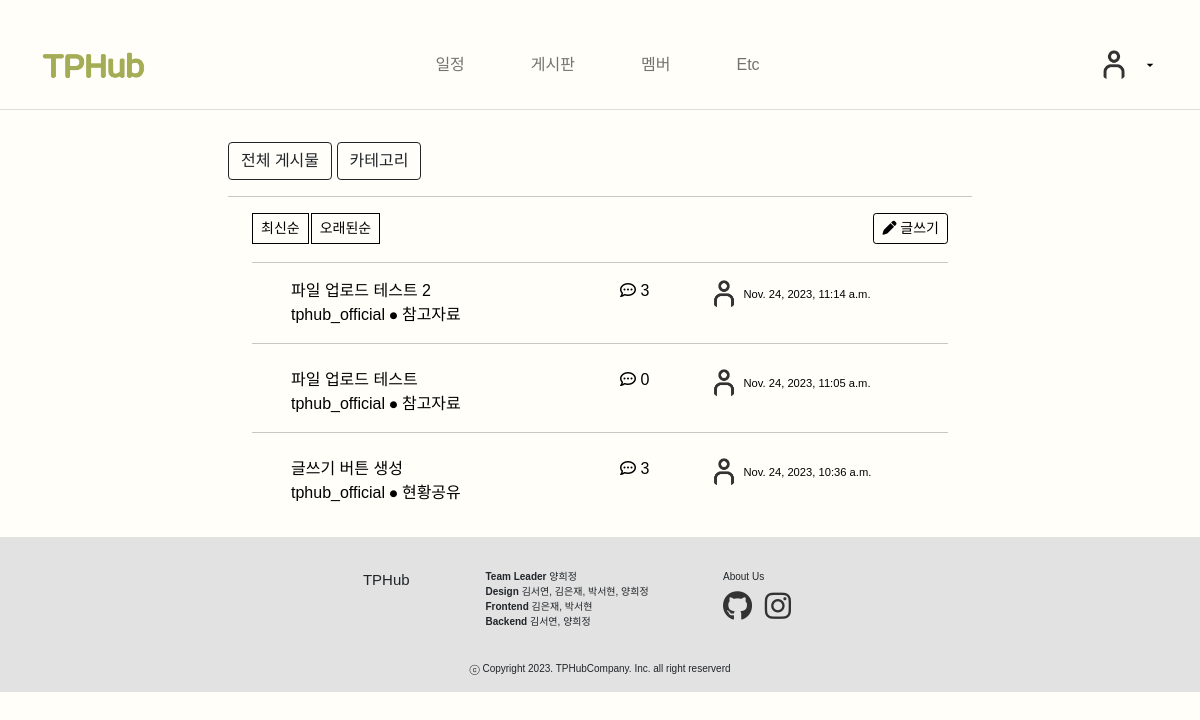
Before: /board/ (signed in) with the older database file.
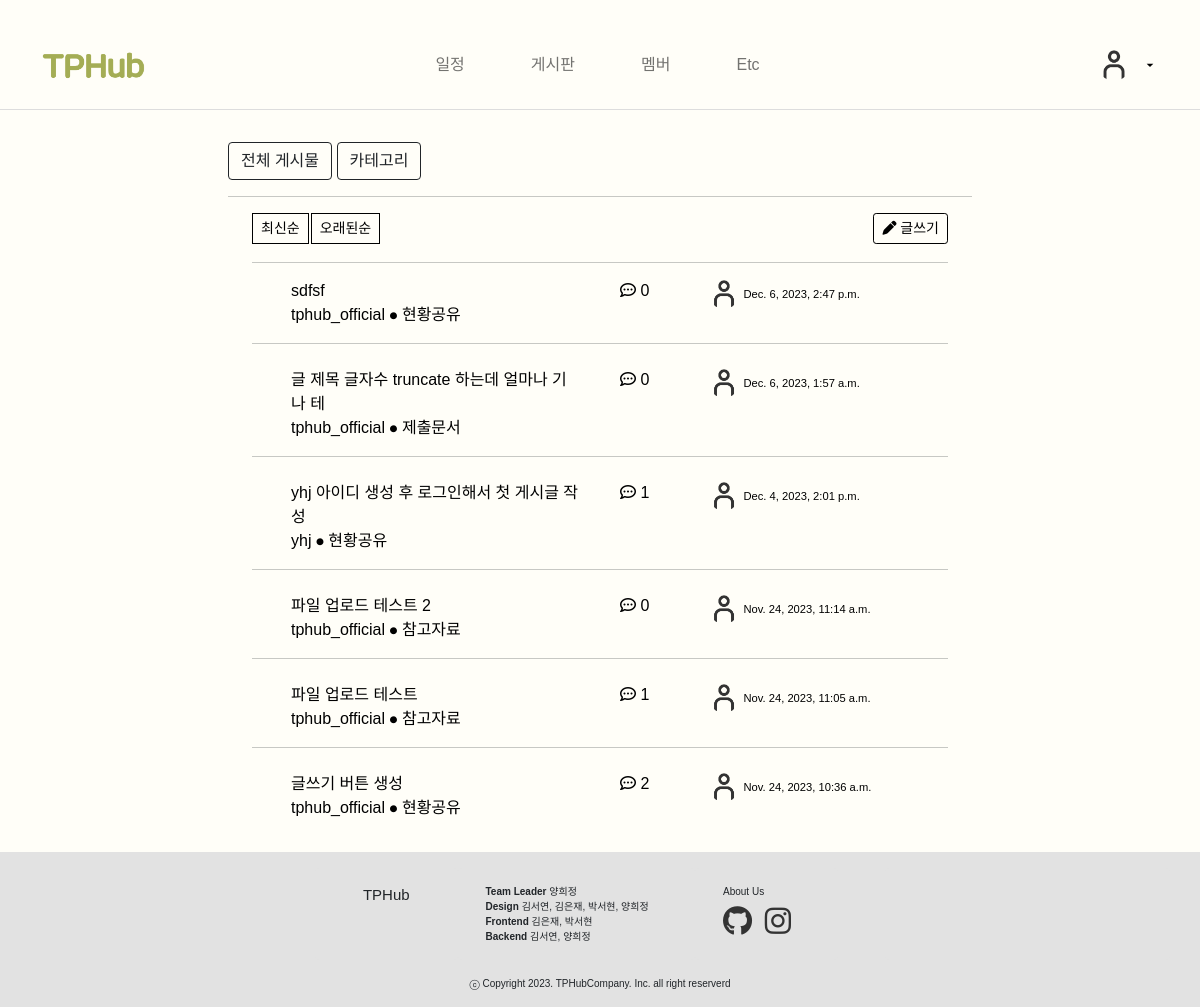
After: the same page with the newer database file.
### board/models.py (models this page shows, shortened)
class Post(models.Model):
    title = models.CharField(max_length=30)
    author = models.ForeignKey(User, null=True, blank=False, on_delete=models.SET_NULL)
    category = models.ForeignKey(Category, null=True, blank=False, on_delete=models.SET_NULL)
    user_profile = models.ForeignKey(UserProfile, null=True, blank=False, on_delete=models.SET_NULL)
    content = models.TextField()
    file_upload = models.FileField(upload_to='blog/files/%Y/%m/%d/', blank=True)
    created_at = models.DateTimeField(auto_now_add=True)
    updated_at = models.DateTimeField(auto_now=True)
    def get_absolute_url(self):
        return f'/board/{self.pk}/'

class Category(models.Model):
    name = models.CharField(max_length=50, unique=True)
    slug = models.SlugField(max_length=200, unique=True, allow_unicode=True)
    hook_text = models.CharField(max_length=100, blank=True)
    head_image = models.ImageField(upload_to='board/category_images/%Y/%m/%d/', blank=False)
    def __str__(self):
        return self.name

### board/views.py (the view)
# urls.py: path('', views.PostList.as_view()),  # navbar의 게시물 탭 (= 전체 게시물)
class PostList(ListView):
    model = Post
    ordering = '-created_at'
    ordering_state = True
    def get_context_data(self, **kwargs):
        context = super(PostList, self).get_context_data()
        context['categories'] = Category.objects.all()
        return context
    def get_queryset(self):
        order = self.request.GET.get('ordering', '-created_at')
        return Post.objects.all().order_by(order)

### board/templates/board/post_list.html (shortened to what this page needs)
{% extends 'board/base.html' %}
{% block main_area %}
{% load static %}
<head>
    <link rel="stylesheet" type="text/css" href="{% static 'board/css/button.css' %}">
</head>
<div class="container">
    <div class="row">
        <div class="col-md-7">
            <div class="btn-group" style="margin-bottom: 2px;">
                <button type="button" class="btn btn-sm btn-light" onclick="sortByDate('-created_at')">최신순</button>
                <button type="button" class="btn btn-sm btn-light" onclick="sortByDate('created_at')">오래된순</button>
            </div>
        </div>
        <div class="col-md-5 text-end">
            {% if user.is_authenticated %}
            <a class="btn btn-dark btn-sm" href="/board/create_post/" role="button"
               style="background-color: transparent; border-color: black; color: black;">
                <i class="fas fa-pen"></i> 글쓰기
            </a>
            {% endif %}
        </div>
    </div>
    <hr>
    {% if user.is_authenticated and post_list.exists %}
    {% for p in post_list %}
    <a class="centered-element" href="{{ p.get_absolute_url }}" style="text-decoration: none; color:black;">
        <div style="display:flex; justify-content:space-evenly">
            <div class="col-md-5">
                <div class="">{{ p.title|truncatewords:20 }}</div>
                <div class="">{{ p.author }} ⦁ {{ p.category }}</div>
            </div>
            <div style="width:50px">
                <i class="far fa-comment-dots"></i>
                <span class="mr-2" >
                    {% if p.comment_set.exists %}
                        {{ p.comment_set.count }}
                    {% else %}
                        0
                    {% endif %}
                </span>
            </div>
            <div class="text-right" style="width:200px">
                <img alt="" src="{% if p.user_profile.profile_image %}{{ p.user_profile.profile_image.url }}
                                  {% else %}{% static 'landing_page/images/user.png' %}
                                  {% endif %}"
                     style="width:30px; height:30px; border-radius: 50%; object-fit: cover"
                >
                <span style="font-size: 0.7em;">{{ p.created_at }}</span>
            </div>
        </div>
    </a>
    {% if not forloop.last %}
        <hr class="mb-4">
    {% endif %}
    {% endfor %}
    {% else %}
        {% if not user.is_authenticated %}
            <h3>로그인이 필요합니다.</h3>
        {% else %}
            <h3>아직 게시물이 없습니다.</h3>
        {% endif %}
    {% endif %}
</div>
{% endblock %}

Changed rows visible on the page:
added Post: title "sdfsf", author "tphub_official", category "현황공유", shows "0", created_at "Dec. 6, 2023, 2:47 p.m."
added Post: title "글 제목 글자수 truncate 하는데 얼마나 기나 테", author "tphub_official", category "제출문서", shows "0", created_at "Dec. 6, 2023, 1:57 a.m."
added Post: title "yhj 아이디 생성 후 로그인해서 첫 게시글 작성", author "yhj", category "현황공유", comment_set.count "1", created_at "Dec. 4, 2023, 2:01 p.m."
changed Post "파일 업로드 테스트 2": comment_set.count "3" → (not shown); now shows "0"
shown differently, row unchanged: Post "파일 업로드 테스트": comment_set.count (not shown) → "1"; no longer shows "0"
changed Post "글쓰기 버튼 생성": comment_set.count "3" → "2"
